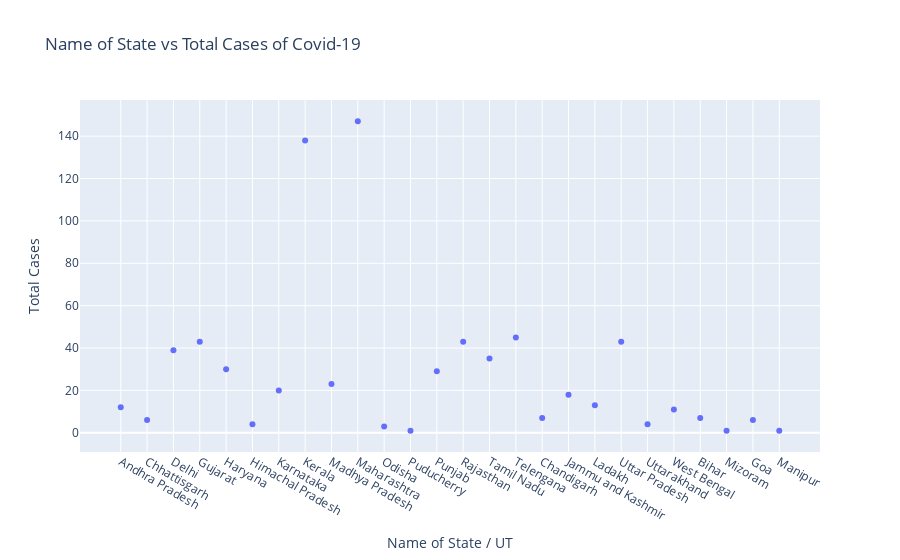

Notebook source saved alongside this figure:
### Code cell
#Using Plotly Express
px.scatter(data,x='Name of State / UT',y='Total Cases',labels=True,title='Name of State vs Total Cases of Covid-19')

### Figure 1 — Plotly figure (JSON) as saved in the notebook; plotly's stock layout.template omitted (floating-point values rounded to 4 significant figures)
{"data": [{"hovertemplate": "Name of State / UT=%{x}<br>Total Cases=%{y}<extra></extra>", "legendgroup": "", "marker": {"color": "#636efa", "symbol": "circle"}, "mode": "markers", "name": "", "orientation": "v", "showlegend": false, "type": "scatter", "x": ["Andhra Pradesh", "Chhattisgarh", "Delhi", "Gujarat", "Haryana", "Himachal Pradesh", "Karnataka", "Kerala", "Madhya Pradesh", "Maharashtra", "Odisha", "Puducherry", "Punjab", "Rajasthan", "Tamil Nadu", "Telengana", "Chandigarh", "Jammu and Kashmir", "Ladakh", "Uttar Pradesh", "Uttarakhand", "West Bengal", "Bihar", "Mizoram", "Goa", "Manipur"], "xaxis": "x", "y": [12, 6, 39, 43, 30, 4, 20, 138, 23, 147, 3, 1, 29, 43, 35, 45, 7, 18, 13, 43, 4, 11, 7, 1, 6, 1], "yaxis": "y"}], "layout": {"legend": {"tracegroupgap": 0}, "title": {"text": "Name of State vs Total Cases of Covid-19"}, "xaxis": {"anchor": "y", "domain": [0, 1], "title": {"text": "Name of State / UT"}}, "yaxis": {"anchor": "x", "domain": [0, 1], "title": {"text": "Total Cases"}}}}
